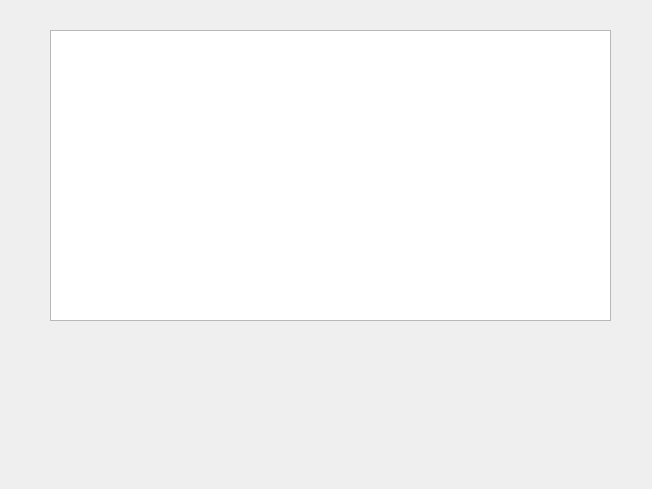
<?xml version="1.0" encoding="UTF-8"?>
<ui version="4.0">
 <class>JanelaConsulta</class>
 <widget class="QDialog" name="JanelaConsulta">
  <property name="geometry">
   <rect>
    <x>0</x>
    <y>0</y>
    <width>652</width>
    <height>489</height>
   </rect>
  </property>
  <property name="windowTitle">
   <string>Dialog</string>
  </property>
  <widget class="QTextBrowser" name="textBrowser">
   <property name="geometry">
    <rect>
     <x>50</x>
     <y>30</y>
     <width>561</width>
     <height>291</height>
    </rect>
   </property>
  </widget>
 </widget>
 <resources/>
 <connections/>
</ui>
